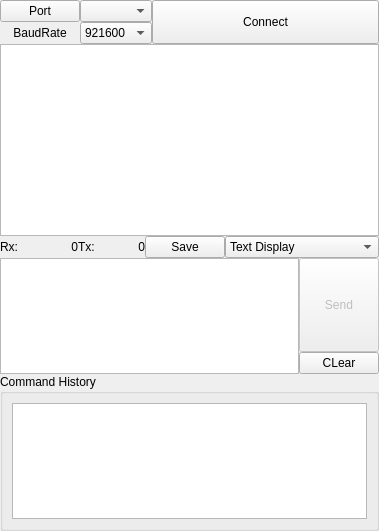
<?xml version="1.0" encoding="UTF-8"?>
<ui version="4.0">
 <class>serialGUI</class>
 <widget class="QWidget" name="serialGUI">
  <property name="geometry">
   <rect>
    <x>0</x>
    <y>0</y>
    <width>379</width>
    <height>531</height>
   </rect>
  </property>
  <property name="windowTitle">
   <string>Form</string>
  </property>
  <layout class="QGridLayout" name="gridLayout_3">
   <property name="leftMargin">
    <number>0</number>
   </property>
   <property name="topMargin">
    <number>0</number>
   </property>
   <property name="rightMargin">
    <number>0</number>
   </property>
   <property name="bottomMargin">
    <number>0</number>
   </property>
   <property name="spacing">
    <number>0</number>
   </property>
   <item row="0" column="0">
    <layout class="QVBoxLayout" name="verticalLayout_2">
     <item>
      <layout class="QHBoxLayout" name="horizontalLayout_2">
       <item>
        <layout class="QGridLayout" name="gridLayout">
         <item row="0" column="0">
          <widget class="QPushButton" name="portButton">
           <property name="text">
            <string>Port</string>
           </property>
          </widget>
         </item>
         <item row="1" column="1">
          <widget class="QComboBox" name="baudRate">
           <property name="editable">
            <bool>false</bool>
           </property>
           <item>
            <property name="text">
             <string>921600</string>
            </property>
           </item>
           <item>
            <property name="text">
             <string>256000</string>
            </property>
           </item>
           <item>
            <property name="text">
             <string>115200</string>
            </property>
           </item>
           <item>
            <property name="text">
             <string>9600</string>
            </property>
           </item>
          </widget>
         </item>
         <item row="0" column="1">
          <widget class="QComboBox" name="portList"/>
         </item>
         <item row="1" column="0">
          <widget class="QLabel" name="baudLabel">
           <property name="text">
            <string>BaudRate</string>
           </property>
           <property name="alignment">
            <set>Qt::AlignCenter</set>
           </property>
          </widget>
         </item>
        </layout>
       </item>
       <item>
        <widget class="QPushButton" name="connectButton">
         <property name="sizePolicy">
          <sizepolicy hsizetype="Expanding" vsizetype="Expanding">
           <horstretch>0</horstretch>
           <verstretch>3</verstretch>
          </sizepolicy>
         </property>
         <property name="text">
          <string>Connect</string>
         </property>
         <property name="checkable">
          <bool>true</bool>
         </property>
        </widget>
       </item>
      </layout>
     </item>
     <item>
      <widget class="QPlainTextEdit" name="receiveText">
       <property name="sizePolicy">
        <sizepolicy hsizetype="Minimum" vsizetype="Minimum">
         <horstretch>0</horstretch>
         <verstretch>0</verstretch>
        </sizepolicy>
       </property>
       <property name="readOnly">
        <bool>true</bool>
       </property>
       <property name="textInteractionFlags">
        <set>Qt::TextSelectableByMouse</set>
       </property>
      </widget>
     </item>
     <item>
      <layout class="QHBoxLayout" name="horizontalLayout_3">
       <item>
        <widget class="QLabel" name="labelRx">
         <property name="text">
          <string>Rx:</string>
         </property>
        </widget>
       </item>
       <item>
        <widget class="QLabel" name="RxNum">
         <property name="sizePolicy">
          <sizepolicy hsizetype="Preferred" vsizetype="Expanding">
           <horstretch>0</horstretch>
           <verstretch>0</verstretch>
          </sizepolicy>
         </property>
         <property name="minimumSize">
          <size>
           <width>60</width>
           <height>0</height>
          </size>
         </property>
         <property name="text">
          <string>0</string>
         </property>
         <property name="alignment">
          <set>Qt::AlignRight|Qt::AlignTrailing|Qt::AlignVCenter</set>
         </property>
        </widget>
       </item>
       <item>
        <widget class="QLabel" name="labelTx">
         <property name="text">
          <string>Tx:</string>
         </property>
        </widget>
       </item>
       <item>
        <widget class="QLabel" name="TxNum">
         <property name="sizePolicy">
          <sizepolicy hsizetype="Preferred" vsizetype="Expanding">
           <horstretch>0</horstretch>
           <verstretch>0</verstretch>
          </sizepolicy>
         </property>
         <property name="minimumSize">
          <size>
           <width>50</width>
           <height>0</height>
          </size>
         </property>
         <property name="text">
          <string>0</string>
         </property>
         <property name="alignment">
          <set>Qt::AlignRight|Qt::AlignTrailing|Qt::AlignVCenter</set>
         </property>
        </widget>
       </item>
       <item>
        <widget class="QPushButton" name="saveButton">
         <property name="text">
          <string>Save</string>
         </property>
        </widget>
       </item>
       <item>
        <widget class="QComboBox" name="RxType">
         <property name="sizePolicy">
          <sizepolicy hsizetype="Expanding" vsizetype="Preferred">
           <horstretch>0</horstretch>
           <verstretch>0</verstretch>
          </sizepolicy>
         </property>
         <item>
          <property name="text">
           <string>Text Display</string>
          </property>
         </item>
         <item>
          <property name="text">
           <string>Bin Display</string>
          </property>
         </item>
        </widget>
       </item>
      </layout>
     </item>
     <item>
      <layout class="QHBoxLayout" name="horizontalLayout">
       <item>
        <widget class="QPlainTextEdit" name="sendText">
         <property name="readOnly">
          <bool>false</bool>
         </property>
        </widget>
       </item>
       <item>
        <layout class="QVBoxLayout" name="verticalLayout">
         <item>
          <widget class="QPushButton" name="sendButton">
           <property name="enabled">
            <bool>false</bool>
           </property>
           <property name="sizePolicy">
            <sizepolicy hsizetype="Minimum" vsizetype="Expanding">
             <horstretch>0</horstretch>
             <verstretch>0</verstretch>
            </sizepolicy>
           </property>
           <property name="text">
            <string>Send</string>
           </property>
           <property name="shortcut">
            <string>Ctrl+Return</string>
           </property>
          </widget>
         </item>
         <item>
          <widget class="QPushButton" name="clearButton">
           <property name="text">
            <string>CLear</string>
           </property>
          </widget>
         </item>
        </layout>
       </item>
      </layout>
     </item>
     <item>
      <widget class="QGroupBox" name="groupBox">
       <property name="title">
        <string>Command History</string>
       </property>
       <layout class="QGridLayout" name="gridLayout_2">
        <item row="0" column="0">
         <widget class="QListWidget" name="historyList"/>
        </item>
       </layout>
      </widget>
     </item>
    </layout>
   </item>
  </layout>
 </widget>
 <resources/>
 <connections>
  <connection>
   <sender>connectButton</sender>
   <signal>toggled(bool)</signal>
   <receiver>serialGUI</receiver>
   <slot>connectButtonClicked(bool)</slot>
   <hints>
    <hint type="sourcelabel">
     <x>233</x>
     <y>28</y>
    </hint>
    <hint type="destinationlabel">
     <x>168</x>
     <y>0</y>
    </hint>
   </hints>
  </connection>
  <connection>
   <sender>portButton</sender>
   <signal>clicked()</signal>
   <receiver>serialGUI</receiver>
   <slot>portButtonClicked()</slot>
   <hints>
    <hint type="sourcelabel">
     <x>78</x>
     <y>30</y>
    </hint>
    <hint type="destinationlabel">
     <x>7</x>
     <y>55</y>
    </hint>
   </hints>
  </connection>
  <connection>
   <sender>sendButton</sender>
   <signal>clicked()</signal>
   <receiver>serialGUI</receiver>
   <slot>sendButtonClicked()</slot>
   <hints>
    <hint type="sourcelabel">
     <x>375</x>
     <y>356</y>
    </hint>
    <hint type="destinationlabel">
     <x>278</x>
     <y>327</y>
    </hint>
   </hints>
  </connection>
  <connection>
   <sender>clearButton</sender>
   <signal>clicked()</signal>
   <receiver>serialGUI</receiver>
   <slot>clearButtonClicked()</slot>
   <hints>
    <hint type="sourcelabel">
     <x>375</x>
     <y>391</y>
    </hint>
    <hint type="destinationlabel">
     <x>278</x>
     <y>375</y>
    </hint>
   </hints>
  </connection>
  <connection>
   <sender>saveButton</sender>
   <signal>clicked()</signal>
   <receiver>serialGUI</receiver>
   <slot>saveButtonClicked()</slot>
   <hints>
    <hint type="sourcelabel">
     <x>198</x>
     <y>276</y>
    </hint>
    <hint type="destinationlabel">
     <x>158</x>
     <y>0</y>
    </hint>
   </hints>
  </connection>
 </connections>
 <slots>
  <slot>connectButtonClicked(bool)</slot>
  <slot>portButtonClicked()</slot>
  <slot>sendButtonClicked()</slot>
  <slot>clearButtonClicked()</slot>
  <slot>saveButtonClicked()</slot>
 </slots>
</ui>
